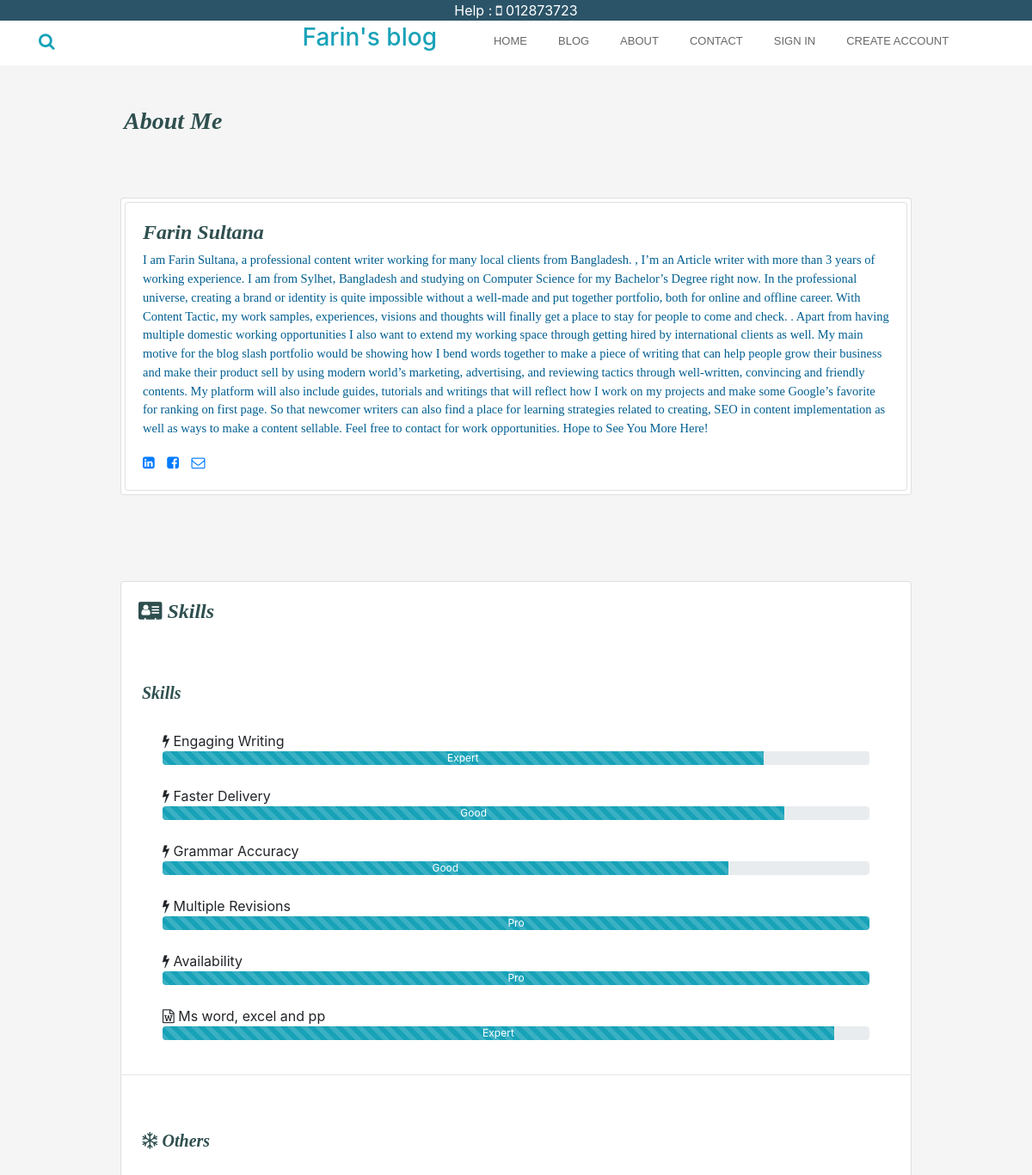
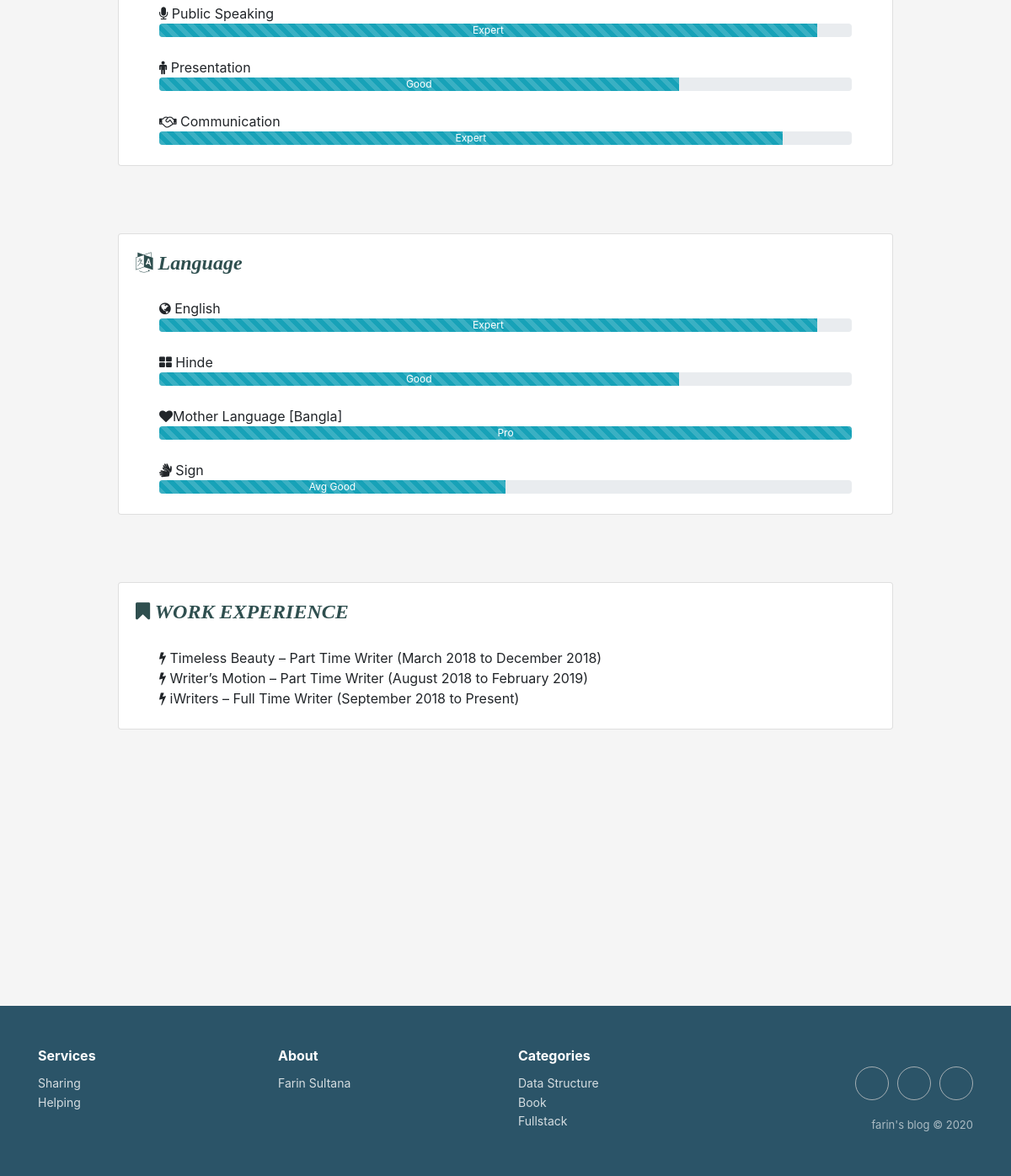
The app's page /aboutMe/ with its own data (2 pictures, top to bottom).
### home/models.py (models this page shows, shortened)
class Category(models.Model):
    category = models.CharField(max_length=200, primary_key=True)

### home/views.py (the view)
# urls.py: path('aboutMe/', views.aboutMe, name='aboutMe'),
def aboutMe(request):
    Recent = Post.objects.all().order_by('-postTimeDate')[0:3]
    cat = Category.objects.all()[0:3]
    context = {'RecentPost': Recent,
               'Categories': cat, }
    return render(request, 'aboutMe.html', context)

### templates/aboutMe.html (shortened to what this page needs)
{% extends 'base.html' %}
{% load static %}
 {% block body %}
<div class="container">
  <div class="row">
    <div class="col-sm-1 mb-5">
    </div>
     <div class="col-sm-10 mb-5">
      <div class="row ml-1 mb-5 mt-5">
    <h3 class="mb-4"  id="heading">About Me</h3>
</div>
     <div class="card p-1">
<div class="card promoting-card">
  <div class="card-body d-flex flex-row">
    <div>
      <h4 class="card-title font-weight-bold mb-2" id="heading">Farin Sultana</h4>
      <p class="text-style">I am Farin Sultana, a professional content writer working for many local clients from Bangladesh.
, I’m an Article writer with more than 3 years of working experience. I am from Sylhet, Bangladesh and studying on Computer Science for my Bachelor’s Degree right now.
In the professional universe, creating a brand or identity is quite impossible without a well-made and put together portfolio, both for online and offline career.
With Content Tactic, my work samples, experiences, visions and thoughts will finally get a place to stay for people to come and check.
.
Apart from having multiple domestic working opportunities I also want to extend my working space through getting hired by international clients as well. My main motive for the blog slash portfolio would be showing how I bend words together to make a piece of writing that can help people grow their business and make their product sell by using modern world’s marketing, advertising, and reviewing tactics through well-written, convincing and friendly contents.
My platform will also include guides, tutorials and writings that will reflect how I work on my projects and make some Google’s favorite for ranking on first page. So that newcomer writers can also find a place for learning strategies related to creating, SEO in content implementation as well as ways to make a content sellable.
 Feel free to contact for work opportunities.
Hope to See You More Here!
</p>
    <a href="h#"  class="btn-floating btn-small btn-fb"><i class="fa fa-linkedin-square

"></i></a>
    <a href="#" class="btn-floating btn-small btn-tw" style="padding:10px;"><i class="fa fa-facebook-square

"></i></a>
<a href="#"  class="btn-floating btn-small btn-dribbble"><i class="fa fa-envelope-o"></i></a>
    </div>
  </div>
</div>
</div>
<div class="card promoting-card mt-5">
  <div class="card-body d-flex flex-row">
    <div>
      <h4 class="card-title font-weight-bold mb-5" id="heading"><i class="fa fa-address-card" aria-hidden="true"></i> Skills</h4>
    </div>
  </div>
<h5 class="ml-4 mb-2" id="heading">  Skills</h5><br>
 <span class="ml-5"><i class="fa fa-bolt" aria-hidden="true"></i> Engaging Writing</span>
 <div class="progress ml-5 mr-5">
  <div class="progress-bar progress-bar-striped bg-info" role="progressbar" style="width: 85%" aria-valuenow="25" aria-valuemin="0" aria-valuemax="100">Expert</div>
</div><br>
 <span class="ml-5"><i class="fa fa-bolt" aria-hidden="true"></i> Faster Delivery</span>
  <div class="progress ml-5 mr-5">
  <div class="progress-bar progress-bar-striped bg-info" role="progressbar" style="width: 88%" aria-valuenow="25" aria-valuemin="0" aria-valuemax="100">Good</div>
</div><br>
 <span class="ml-5"><i class="fa fa-bolt" aria-hidden="true"></i> Grammar Accuracy</span>
  <div class="progress ml-5 mr-5">
  <div class="progress-bar progress-bar-striped bg-info" role="progressbar" style="width: 80%" aria-valuenow="25" aria-valuemin="0" aria-valuemax="100">Good</div>
</div><br>
 <span class="ml-5"><i class="fa fa-bolt" aria-hidden="true"></i> Multiple Revisions</span>
  <div class="progress ml-5 mr-5">
  <div class="progress-bar progress-bar-striped bg-info" role="progressbar" style="width: 100%" aria-valuenow="25" aria-valuemin="0" aria-valuemax="100">Pro</div>
</div><br>
 <span class="ml-5"><i class="fa fa-bolt" aria-hidden="true"></i> Availability</span>
  <div class="progress ml-5 mr-5">
  <div class="progress-bar progress-bar-striped bg-info" role="progressbar" style="width: 100%" aria-valuenow="25" aria-valuemin="0" aria-valuemax="100">Pro</div>
</div><br>
 <span class="ml-5"><i class="fa fa-file-word-o" aria-hidden="true"></i> Ms word, excel and pp</span>
  <div class="progress ml-5 mr-5">
  <div class="progress-bar progress-bar-striped bg-info" role="progressbar" style="width: 95%" aria-valuenow="25" aria-valuemin="0" aria-valuemax="100">Expert</div>
</div><br><hr>
<h5 class="ml-4  mt-5" id="heading"><i class="fa fa-snowflake-o" aria-hidden="true"></i> Others</h5><br>
<span class="ml-5"><i class="fa fa-microphone" aria-hidden="true"></i> Public Speaking</span>
  <div class="progress ml-5 mr-5">
  <div class="progress-bar progress-bar-striped bg-info" role="progressbar" style="width: 95%" aria-valuenow="25" aria-valuemin="0" aria-valuemax="100">Expert</div>
</div><br>
<span class="ml-5"><i class="fa fa-male" aria-hidden="true"></i> Presentation</span>
  <div class="progress ml-5 mr-5">
  <div class="progress-bar progress-bar-striped bg-info" role="progressbar" style="width: 75%" aria-valuenow="25" aria-valuemin="0" aria-valuemax="100">Good</div>
</div><br>
<span class="ml-5"><i class="fa fa-handshake-o" aria-hidden="true"></i> Communication</span>
  <div class="progress ml-5 mr-5">
  <div class="progress-bar progress-bar-striped bg-info" role="progressbar" style="width: 90%" aria-valuenow="25" aria-valuemin="0" aria-valuemax="100">Expert</div>
</div><br>
</div>
<div class="card promoting-card mt-5">
  <div class="card-body d-flex flex-row">
    <div>
      <h4 class="card-title font-weight-bold mb-2" id="heading"><i class="fa fa-language" aria-hidden="true"></i>  Language</h4>
    </div>
  </div>
 <span class="ml-5"><i class="fa fa-globe" aria-hidden="true"></i> English</span>
   <div class="progress ml-5 mr-5">
  <div class="progress-bar progress-bar-striped bg-info" role="progressbar" style="width: 95%" aria-valuenow="25" aria-valuemin="0" aria-valuemax="100">Expert</div>
</div><br>
  <span class="ml-5"><i class="fa fa-th-large" aria-hidden="true"></i> Hinde</span>
    <div class="progress ml-5 mr-5">
  <div class="progress-bar progress-bar-striped bg-info" role="progressbar" style="width: 75%" aria-valuenow="25" aria-valuemin="0" aria-valuemax="100">Good</div>
</div><br>
   <span class="ml-5"><i class="fa fa-heart" aria-hidden="true"></i>Mother Language [Bangla]</span>
     <div class="progress ml-5 mr-5">
  <div class="progress-bar progress-bar-striped bg-info" role="progressbar" style="width: 100%" aria-valuenow="25" aria-valuemin="0" aria-valuemax="100">Pro</div>
</div><br>
<span class="ml-5"><i class="fa fa-sign-language" aria-hidden="true"></i> Sign</span>
     <div class="progress ml-5 mr-5">
  <div class="progress-bar progress-bar-striped bg-info" role="progressbar" style="width: 50%" aria-valuenow="25" aria-valuemin="0" aria-valuemax="100">Avg Good</div>
</div><br>
</div>
<div class="card promoting-card mt-5">
  <div class="card-body d-flex flex-row">
    <div>
      <h4 class="card-title font-weight-bold mb-2" id="heading"><i class="fa fa-bookmark" aria-hidden="true"></i> WORK EXPERIENCE</h4>
    </div>
  </div>
 <span class="ml-5"><i class="fa fa-bolt" aria-hidden="true"></i> Timeless Beauty – Part Time Writer
(March 2018 to December 2018)
</span>
  <span class="ml-5"><i class="fa fa-bolt" aria-hidden="true"></i>
Writer’s Motion – Part Time Writer
 (August 2018 to February 2019)
</span>
 <span class="ml-5"><i class="fa fa-bolt" aria-hidden="true"></i></i> iWriters – Full Time Writer
 (September 2018 to Present)
</span><br>
</div>
     </div>
</div>
  </div>
{% endblock body %}

### templates/base.html (shortened to what this page needs)
{% load static %}
<!DOCTYPE html>
<html lang="en">
<head>
  <link rel="stylesheet" href="https://maxcdn.bootstrapcdn.com/bootstrap/4.5.0/css/bootstrap.min.css">
 <link rel="stylesheet" href="https://cdnjs.cloudflare.com/ajax/libs/font-awesome/4.7.0/css/font-awesome.min.css">
  <link rel="stylesheet" href="{% static 'css/style.css' %} ">
  <link rel="stylesheet" href="https://cdnjs.cloudflare.com/ajax/libs/twitter-bootstrap/4.4.1/css/bootstrap.min.css">
  <link rel="stylesheet" href="https://cdnjs.cloudflare.com/ajax/libs/font-awesome/4.7.0/css/font-awesome.min.css">
  <link rel="stylesheet" href="https://cdnjs.cloudflare.com/ajax/libs/ionicons/2.0.1/css/ionicons.min.css">
  <link rel="stylesheet" href="https://cdnjs.cloudflare.com/ajax/libs/Swiper/3.3.1/css/swiper.min.css">
</head>
<body style="background-color:#F5F5F5">
<div style="background-color:#2b5468; color:#fff;" class="text-center">
<p class="mb-0 mt-0">Help : <i class="fa fa-mobile " aria-hidden="true"></i> 012873723</p>
</div>
    <nav class="navbar sticky-top navbar-light navbar-expand-md navigation-clean-search pb-1 pt-0" style="font-size: 13;">
        <div class="container "><a class="navbar-brand text-info" href="#"><form class="form-inline mr-auto" method="get" action="{% url 'search' %}" target="_self">
                    <div class="form-group"><label for="search-field"><i class="fa fa-search text-info"></i></label><input class="form-control search-field" type="search" id="search-field" name="search">
                    </div>
                </form></a>
                <a style="text-decoration: none;" href="{% url 'home' %}"><h3 class="text-info ml-0">Farin's blog</h3></a>
            <div class="collapse navbar-collapse"
                id="navcol-1">
                <ul class="nav navbar-nav ml-lg-5">
                    <li class="nav-item" role="presentation"><a class="nav-link" href="{% url 'home' %}">Home</a></li>
                    <li class="nav-item" role="presentation" style="font-size: 13;"><a class="nav-link" href="{% url 'blog' %}" style="font-size: 13;">Blog</a></li>
                    <li class="nav-item" role="presentation"><a class="nav-link" href="{% url 'aboutMe' %}">About</a></li>
					<li class="nav-item" role="presentation"><a class="nav-link" href="{% url 'contact' %}">Contact</a></li>
         {% if user.is_authenticated %}
                        <li class="nav-item dropdown  ">
                        <a class="nav-link dropdown-toggle" href="#" id="navbarDropdown" role="button"
                            data-toggle="dropdown" aria-haspopup="true" aria-expanded="false">
                           <i class="fa fa-user" aria-hidden="true"></i> welcome {{request.user.username}}
                        </a>
                        <div class="dropdown-menu edit-dropdown " aria-labelledby="navbarDropdown">
                            <a class="dropdown-item" href="#">View Profile</a>
                               <a class="dropdown-item" href="{% url 'userLogOut' %}">Logout</a>
                        </div>
                    </li>
                    {% else %}
      <li class="nav-item">
       <a class="nav-link" href="{% url 'userLogIn' %}"  > Sign in</a>
      </li>
      <li class="nav-item">
       <a class="nav-link" href="{% url 'userSignUp' %}" > Create Account</a>
      </li>
      {% endif %}
                </ul>
                </div>
        </div>
    </nav>
     {% block body %}
     {% endblock body %}
 <div class="footer-clean" style="background-color:#2b5468; color:#fff;">
        <footer>
            <div class="container">
                <div class="row justify-content-center">
                    <div class="col-sm-4 col-md-3 item">
                        <h3>Services</h3>
                        <ul>
                            <li><a href="#">Sharing</a></li>
                            <li><a href="#">Helping</a></li>
                        </ul>
                    </div>
                    <div class="col-sm-4 col-md-3 item">
                        <h3>About</h3>
                        <ul>
                            <li><a href="{% url 'aboutMe' %}">Farin Sultana</a></li>
                        </ul>
                    </div>
                    <div class="col-sm-4 col-md-3 item">
                        <h3>Categories</h3>
                        <ul>
                            {% for cat in  Categories %}
                            <li><a href="{% url 'categories' cat.category %}">{{cat.category}}</a></li>
                            {% endfor %}
                        </ul>
                    </div>
                    <div class="col-lg-3 item social"><a href="https://www.facebook.com/imayanchy/"></a><a href="mailto:aaziz9642@gmail.com"></a><a href="https://www.linkedin.com/in/azizur-rahman-720636165"></a>
                        <p class="copyright">farin's blog © 2020</p>
                    </div>
                </div>
            </div>
        </footer>
    </div>
</body>
</html>

### static/css/style.css (style rules this page uses)
#heading { font-family:bitter,georgia,"times new roman",times,serif; font-weight:bold; color:#2F4F4F; font-style: italic }
.text-style { font-family:bitter,georgia,"times new roman",times,serif; color:#005E90; font-size: 14.5px; }
.features-boxed .features,.footer-clean { padding:50px 0 }
.footer-clean { background-color:#fff;color:#4b4c4d }
.footer-clean h3 { margin-top:0;margin-bottom:12px;font-weight:700;font-size:16px }
.footer-clean ul { padding:0;list-style:none;line-height:1.6;font-size:14px;margin-bottom:0 }
.footer-clean ul a { color:inherit;text-decoration:none;opacity:.8 }
.footer-clean .item.social { text-align:right }
.footer-clean .item.social>a { font-size:24px;width:40px;height:40px;line-height:40px;display:inline-block;text-align:center;border-radius:50%;border:1px solid #ccc;margin-left:10px;margin-top:22px;color:inherit;opacity:.75 }
.footer-clean .copyright { margin-top:14px;margin-bottom:0;font-size:13px;opacity:.6 }
.navigation-clean-search { background:#fff;padding-top:.75rem;padding-bottom:.75rem;color:#333;border-radius:0;box-shadow:none;border:none;margin-bottom:0 }
@media (min-width:768px) { .navigation-clean-search { padding-top:1rem;padding-bottom:1rem } }
.navigation-clean-search .navbar-brand { font-weight:700;color:inherit }
.navigation-clean-search .form-inline,.navigation-clean-search .navbar-collapse { border-top-color:#ddd }
.navigation-clean-search.navbar .navbar-nav .nav-link { padding-left:18px;padding-right:18px }
.navigation-clean-search.navbar-light .navbar-nav .nav-link { color:#465765 }
.navigation-clean-search .form-inline label { color:#ccc }
.navigation-clean-search .form-inline .search-field { background:0 0;border:none;border-bottom:1px solid transparent;border-radius:0;box-shadow:none;color:inherit;transition:border-bottom-color .3s }

### templates/base.html (style rules this page uses)
.navbar .nav-link { font-size: 13px !important; font-family: "Gotham SSm",Helvetica,Arial,sans-serif !important; line-height: 1.42857 !important; color: #686868 !important; text-transform: uppercase; text-align: left; text-size-adjust: 100%; }

### records on screen
Category: category "Data Structure"
Category: category "Book"
Category: category "Fullstack"
